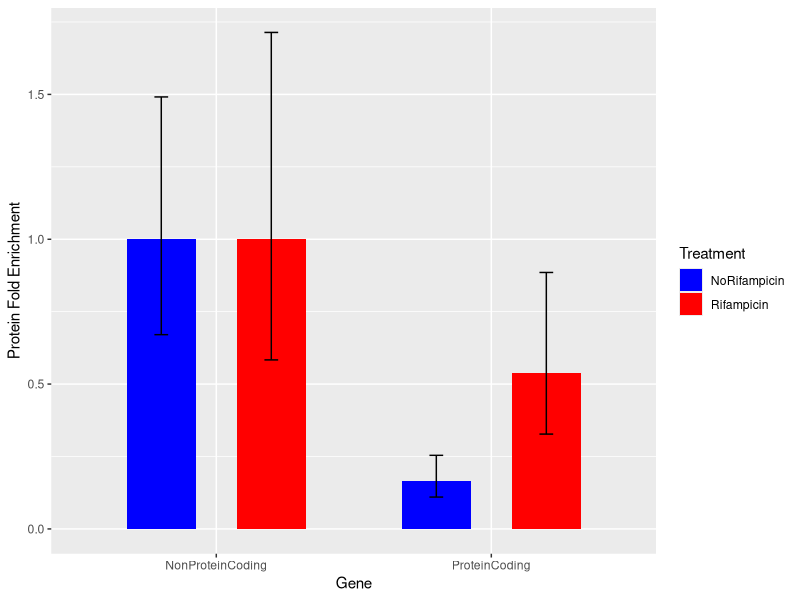

Write the R code that produced this figure.
#This Code is Meant to Normalize to Control Gene (ie non-protein coding gene is set to 1)
#Enter data on excel sheet and change name of file on line 7
#To alter the names of columns based on different treatments, change treatment vector and gene vector on line 61 and 62
#Change labels on line 94

library("tidyverse")
raw_cps <- read_csv("raw_data_qpcr.csv")
raw_long <- gather(raw_cps,
                   key = "replicate",
                   value = "cp_value",
                   InputRep1:IPRep3)
#this gets summary stats for our three technical replicates
average_cps_inputs <- filter(raw_long, grepl("Input", replicate)) %>% 
  group_by(Sample) %>% 
  summarize(Inputaverage=mean(cp_value), Inputstandard_deviation=sd(cp_value))

average_cps_IPs <- filter(raw_long, grepl("IP", replicate)) %>% 
  group_by(Sample) %>% 
  summarize(IPaverage=mean(cp_value), IPstandard_deviation=sd(cp_value))


#combine averages with description of treatments
treatments <- subset(raw_cps, select = -(InputRep1:IPRep3))
summary_cps <- left_join(average_cps_IPs, treatments, by = "Sample")
summary_cps <- left_join(average_cps_inputs, summary_cps, by = "Sample")

#find delta cp
summary_cps$delta_cps <- (summary_cps$IPaverage - summary_cps$Inputaverage)

#average delta cp
ave_delta_cp <- summary_cps %>% group_by(Treatment) %>%
  summarize(ave_dcp = mean(delta_cps), sd_delta_cp = sd(delta_cps))
treatments <- subset(treatments, select = -(Sample))
treatments <- treatments[order(treatments$Treatment), ]
treatments <- treatments[!duplicated(treatments), ]
ave_delta_cp <- left_join(treatments, ave_delta_cp, by = "Treatment")

#delta delta cp
treated <- filter(ave_delta_cp, ControlTreatment == "n")
treated <- treated[order(treated$ControlGene), c(2,4:5)]
treated_ddcp_gene1 <- -(diff(treated$ave_dcp))
treated_ddcp_gene2 <- 0
control <- filter(ave_delta_cp, ControlTreatment == "y")
control <- control[order(control$ControlGene), c(2,4:5)]
control_ddcp_gene1 <- -(diff(control$ave_dcp))
control_ddcp_gene2 <- 0

#s
treated_sd <- as.vector(treated$sd_delta_cp)
treated_s_gene1 <- ((treated_sd[1]^2) + (treated_sd[2]^2))^(1/2)
treated_s_gene2 <- ((treated_sd[1]^2) + (treated_sd[1]^2))^(1/2)
control_sd <- as.vector(control$sd_delta_cp)
control_s_gene1 <- ((control_sd[1]^2) + (control_sd[2]^2))^(1/2)
control_s_gene2 <- ((control_sd[1]^2) + (control_sd[1]^2))^(1/2)

#put into df
ddcp <- data.frame(treated_ddcp_gene1, treated_ddcp_gene2, control_ddcp_gene1, control_ddcp_gene2)
s <- data.frame(treated_s_gene1, treated_s_gene2, control_s_gene1, control_s_gene2)

#label with your treatments and controls
treatment_vector <- c('Rifampicin', 'Rifampicin', 'NoRifampicin', 'NoRifampicin')
gene_vector <- c('ProteinCoding', 'NonProteinCoding', 'ProteinCoding', 'NonProteinCoding')
treatment_number <- c('1', '2', '3', '4')
ddcp_long <- gather(ddcp,
                    key = "type",
                    value = "ddcp",
                    treated_ddcp_gene1:control_ddcp_gene2)
s_long <- gather(s,
                 key = "type",
                 value = "sd",
                 treated_s_gene1:control_s_gene2)
ddcp_long <- cbind(ddcp_long, treatment=treatment_vector)
ddcp_long <- cbind(ddcp_long, gene=gene_vector)
ddcp_long <- cbind(ddcp_long, treat_num=treatment_number)
s_long <- cbind(s_long, treatment=treatment_vector)
s_long <- cbind(s_long, gene=gene_vector)
s_long <- cbind(s_long, treat_num=treatment_number)

#normalized for primer efficiency
ddcp_long$norm_ddcp <- cbind(1.8^(-ddcp_long$ddcp))

#combine_columns
norm_ddcp_and_s <- left_join(ddcp_long, s_long, by = "treat_num")

#plus and minus s
norm_ddcp_and_s$ddcp_plus_s <- (norm_ddcp_and_s$ddcp + norm_ddcp_and_s$sd)
norm_ddcp_and_s$ddcp_minus_s <- (norm_ddcp_and_s$ddcp - norm_ddcp_and_s$sd)

#normalize plus and minus s
norm_ddcp_and_s$norm_ddcp_plus_s <- cbind(1.8^(-norm_ddcp_and_s$ddcp_plus_s))
norm_ddcp_and_s$norm_ddcp_minus_s <- cbind(1.8^(-norm_ddcp_and_s$ddcp_minus_s))

#plot
cols <- c("NoRifampicin" ="blue", "Rifampicin" = "red")
ggplot(norm_ddcp_and_s, aes(gene.x, norm_ddcp, fill=treatment.x)) + 
  geom_bar(stat="identity", position=position_dodge(width=0.8), width=0.5) +
  geom_errorbar(aes(ymin=norm_ddcp_minus_s, ymax=norm_ddcp_plus_s), position = position_dodge(0.8), width = 0.1) +
  scale_fill_manual(values=cols, name="Treatment") + 
  labs(x="Gene", y="Protein Fold Enrichment")


